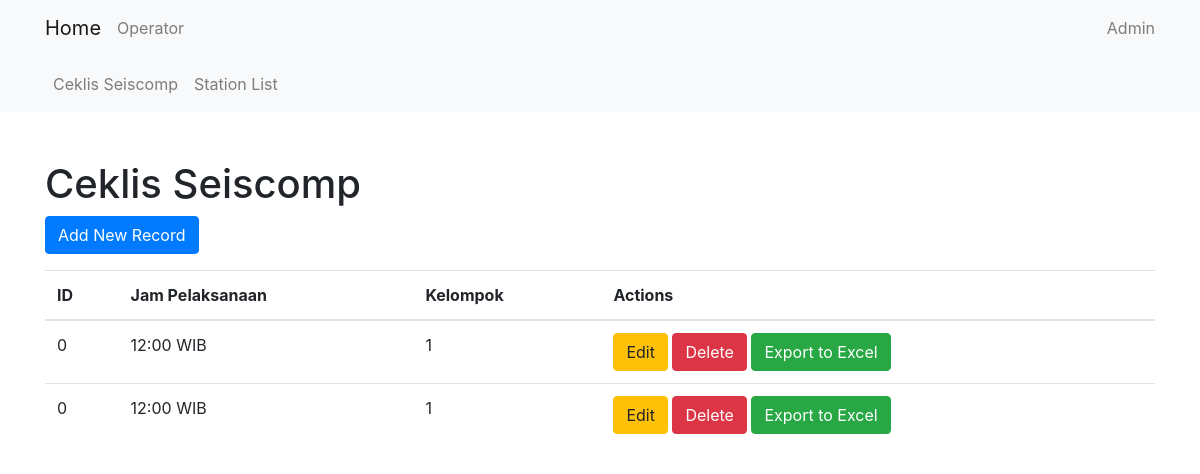
The app's page /cl_seiscomp/, older data.
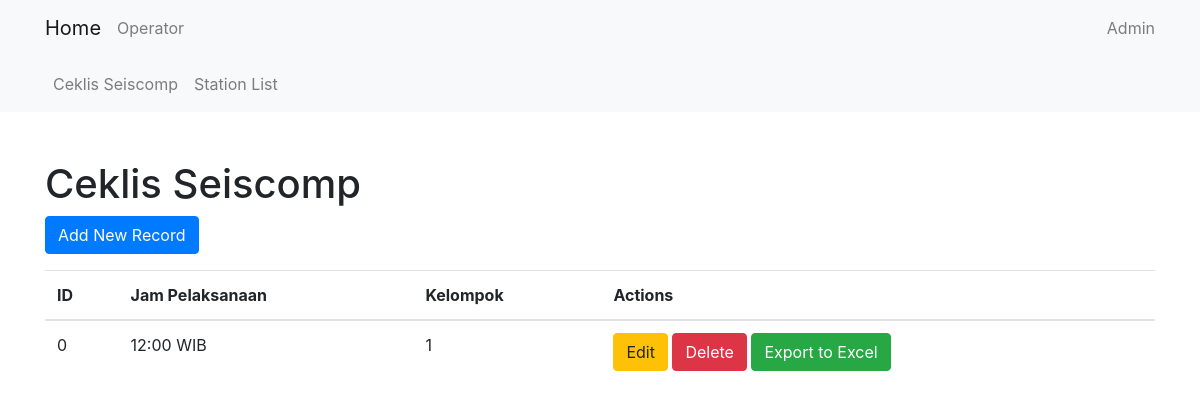
The same page, newer data.
### cl_seiscomp/models.py (models this page shows, shortened)
class CsRecordModel(models.Model):
    cs_id = models.CharField(max_length=15, default='0')
    shift = models.CharField(max_length=15, choices=SHIFT, default='P')
    jam_pelaksanaan = models.CharField(max_length=20, choices=WAKTU, default='12:00 WIB')
    kelompok = models.IntegerField(choices=KELOMPOK, default=1)
    operator = models.ForeignKey(Operator, on_delete=models.CASCADE)
    gaps = models.TextField(max_length=10000, null=True, blank=True)
    spikes = models.TextField(max_length=10000, null=True, blank=True)
    blanks = models.TextField(max_length=10000, null=True, blank=True)
    slmon = models.PositiveIntegerField(null=True, blank=True, default=0)
    count_gaps = models.PositiveIntegerField(null=True, blank=True, default=0)
    count_spikes = models.PositiveIntegerField(null=True, blank=True, default=0)
    count_blanks = models.PositiveIntegerField(null=True, blank=True, default=0)
    slmon_image = models.ImageField(upload_to='cl_seiscomp/slmon_images/', null=True, blank=True)

### cl_seiscomp/views.py (the view)
# urls.py: path('', CsListView.as_view(), name='cs_list'),
class CsListView(ListView):
    model = CsRecordModel
    template_name = 'cl_seiscomp/cs_list.html'
    context_object_name = 'csrecords'

### cl_seiscomp/templates/cl_seiscomp/cs_list.html (shortened to what this page needs)
{% extends 'core/base.html' %}
{% block content %}
<h1 class="mt-5">Ceklis Seiscomp</h1>
<a href="{% url 'cl_seiscomp:cs_create' %}" class="btn btn-primary">Add New Record</a>
<table class="table mt-3">
    <thead>
        <tr>
            <th>ID</th>
            <th>Jam Pelaksanaan</th>
            <th>Kelompok</th>
            <th>Actions</th>
        </tr>
    </thead>
    <tbody>
        {% for record in csrecords %}
        <tr>
            <td>{{ record.cs_id }}</td>
            <td>{{ record.jam_pelaksanaan }}</td>
            <td>{{ record.kelompok }}</td>
            <td>
                <a href="{% url 'cl_seiscomp:cs_update' record.pk %}" class="btn btn-warning">Edit</a>
                <a href="{% url 'cl_seiscomp:cs_delete' record.pk %}" class="btn btn-danger">Delete</a>
                <a href="{% url 'cl_seiscomp:cs_export_excel' record.pk %}" class="btn btn-success">Export to Excel</a>
            </td>
        </tr>
        {% endfor %}
    </tbody>
</table>
{% endblock %}

### core/templates/core/base.html (shortened to what this page needs)
<!DOCTYPE html>
<html lang="en">
<head>
    <link href="https://stackpath.bootstrapcdn.com/bootstrap/4.5.2/css/bootstrap.min.css" rel="stylesheet">
    <link href="https://cdnjs.cloudflare.com/ajax/libs/font-awesome/5.15.4/css/all.min.css" rel="stylesheet">
</head>
<body>
    <nav class="navbar navbar-light bg-light">
        <div class="container">
            <a class="navbar-brand" href="{% url 'home' %}">Home</a>
            <ul class="navbar-nav">
                <li class="nav-item">
                    <a class="nav-link" href="{% url 'core:operator_list' %}">Operator</a>
                </li>
            </ul>
            <ul class="navbar-nav ml-auto">
                <li class="nav-item">
                    <a class="nav-link" href="{% url 'admin:index' %}">Admin</a>
                </li>
            </ul>
        </div>
    </nav>
    {% if 'cl_seiscomp' in request.resolver_match.namespace %}
    <nav class="navbar navbar-expand-lg navbar-light bg-light">
        <div class="container">
            <div class="collapse navbar-collapse" id="navbarNav">
                <ul class="navbar-nav">
                    <li class="nav-item">
                        <a class="nav-link" href="{% url 'cl_seiscomp:cs_list' %}">Ceklis Seiscomp</a>
                    </li>
                    <li class="nav-item">
                        <a class="nav-link" href="{% url 'cl_seiscomp:station_list' %}">Station List</a>
                    </li>
                </ul>
            </div>
        </div>
    </nav>
    {% endif %}
    <div class="container">
        {% block content %}{% endblock %}
    </div>
</body>
</html>

Row changes from the older to the newer data that the page shows:
removed CsRecordModel: cs_id "0", jam_pelaksanaan "12:00 WIB", kelompok "1"
